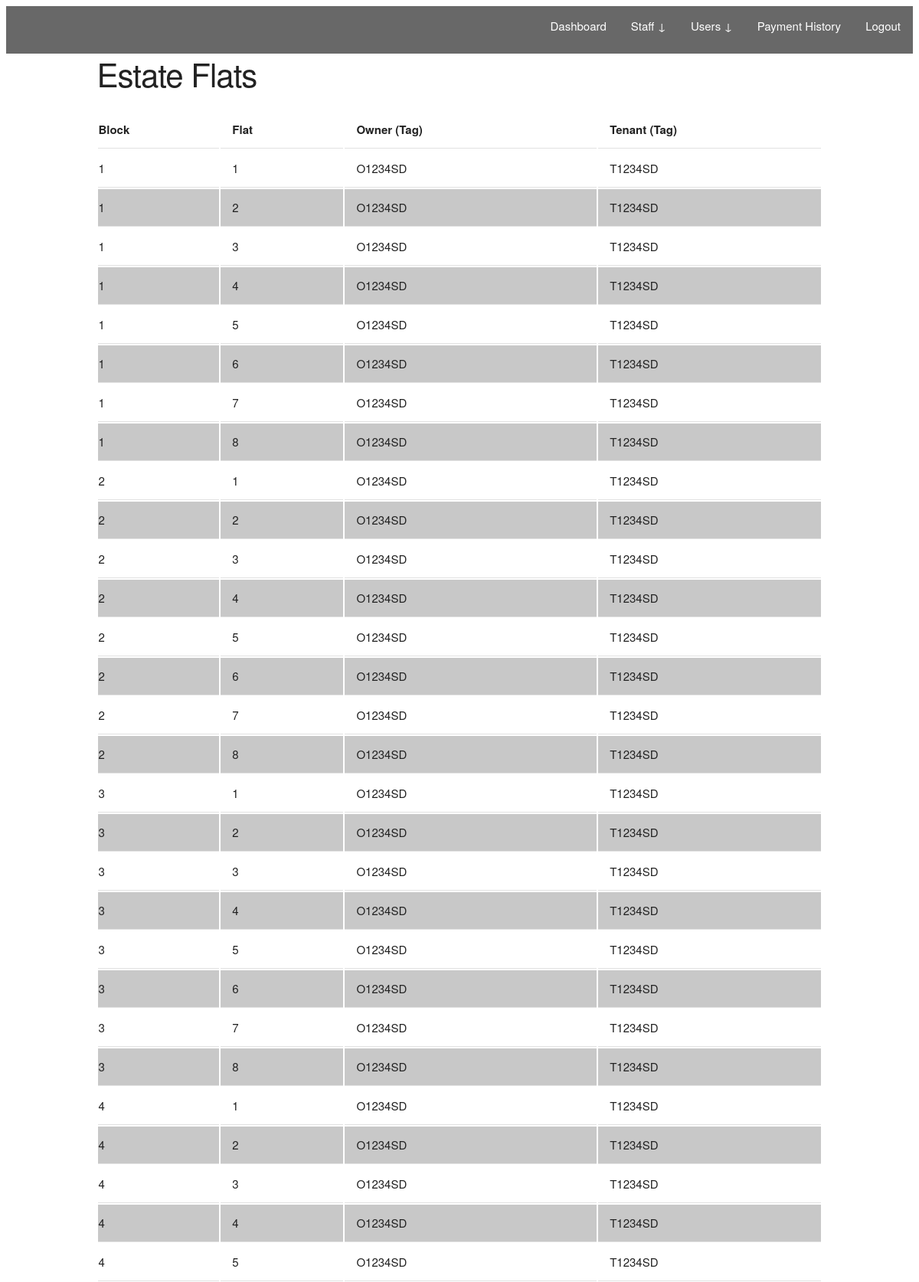
The app's page /admin/flats (signed in, upper part) with its own data.
### estate/models.py (models this page shows, shortened)
class Flat(db.Model):
    __tablename__ = 'flats'
    id = db.Column(db.Integer, primary_key=True)
    number = db.Column(db.Integer)
    block = db.Column(db.Integer)
    """RELATIONSHIPS"""
    users = db.relationship(
        'User',
        secondary=flat_link,
        backref=db.backref('flats', lazy='dynamic'),
        lazy='dynamic'
    )

### estate/blueprints/admin/views.py (the view)
@admin.route('/admin/flats')
@login_required
@admin_required
def flats():
    flats = Flat.query.all()
    return render_template('admin/flats.html', flats=flats)

### estate/models.py (called while the page is built)
@login_manager.user_loader
def load_user(user_tag):
    return User.query.get(user_tag)

### estate/templates/admin/flats.html (shortened to what this page needs)
{% extends "base.html" %}
{% block content %}
<header>
    {% include 'partials/admin_nav.html' %}
</header>
<div class="container">
    <h2>Estate Flats</h2>
    <table class="u-full-width staff">
        <thead>
            <tr>
                <th>Block</th>
                <th>Flat</th>
                <th>Owner (Tag)</th>
                <th>Tenant (Tag)</th>
            </tr>
        </thead>
        <tbody>
            {% for flat in flats %}
            <tr>
                <td>{{ flat.block }}</td>
                <td>{{ flat.number }}</td>
                <td>O1234SD</td>
                <td>T1234SD</td>
            </tr>
            {% endfor %}
        </tbody>
    </table>
</div>
{% endblock %}

### estate/static/css/custom.css (style rules this page uses)
* { box-sizing: border-box; }
tr:nth-child(even) { background-color: rgb(200, 200, 200); }

### estate/static/css/skeleton.css (style rules this page uses)
.container { position: relative; width: 100%; max-width: 960px; margin: 0 auto; padding: 0 20px; box-sizing: border-box; }
@media (min-width: 400px) { .container { width: 85%; padding: 0; } }
@media (min-width: 550px) { .container { width: 80%; } }
html { font-size: 62.5%; }
body { font-size: 1.5em; line-height: 1.6; font-weight: 400; font-family: "Raleway", "HelveticaNeue", "Helvetica Neue", Helvetica, Arial, sans-serif; color: #222; }
h1, h2, h3, h4, h5, h6 { margin-top: 0; margin-bottom: 2rem; font-weight: 300; }
h2 { font-size: 3.6rem; line-height: 1.25; letter-spacing: -.1rem; }
@media (min-width: 550px) { h2 { font-size: 4.2rem; } }
th, td { padding: 12px 15px; text-align: left; border-bottom: 1px solid #E1E1E1; }
th:first-child, td:first-child { padding-left: 0; }
th:last-child, td:last-child { padding-right: 0; }
pre, blockquote, dl, figure, table, p, ul, ol, form { margin-bottom: 2.5rem; }
.u-full-width { width: 100%; box-sizing: border-box; }
.container:after, .row:after, .u-cf { content: ""; display: table; clear: both; }

### records on screen
Flat: block "1", number "1"
Flat: block "1", number "2"
Flat: block "1", number "3"
Flat: block "1", number "4"
Flat: block "1", number "5"
Flat: block "1", number "6"
Flat: block "1", number "7"
Flat: block "1", number "8"
Flat: block "2", number "1"
Flat: block "2", number "2"
Flat: block "2", number "3"
Flat: block "2", number "4"
Flat: block "2", number "5"
Flat: block "2", number "6"
Flat: block "2", number "7"
Flat: block "2", number "8"
Flat: block "3", number "1"
Flat: block "3", number "2"
Flat: block "3", number "3"
Flat: block "3", number "4"
Flat: block "3", number "5"
Flat: block "3", number "6"
Flat: block "3", number "7"
Flat: block "3", number "8"
Flat: block "4", number "1"
Flat: block "4", number "2"
Flat: block "4", number "3"
Flat: block "4", number "4"
Flat: block "4", number "5"
